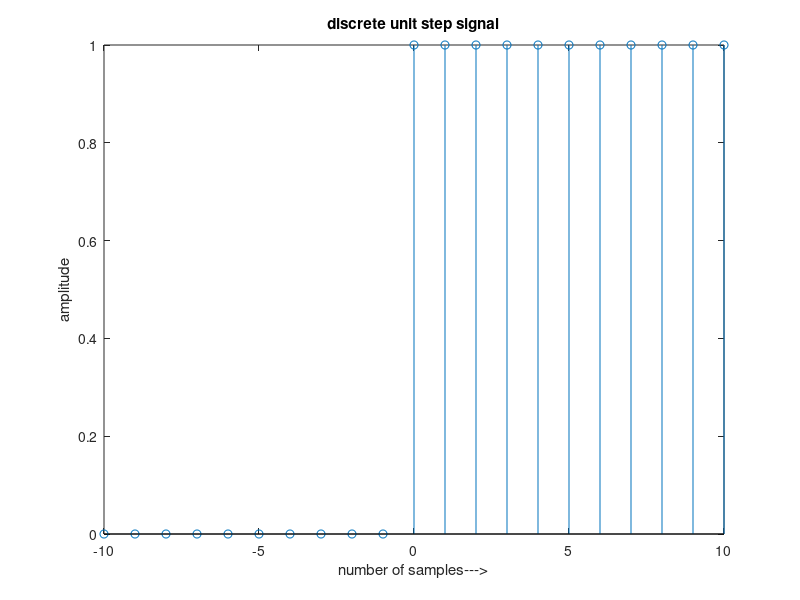

This figure's MATLAB source:
clear all;
close all;
clc;
N=10;
n=-N:1:N;
y=[zeros(1,N),ones(1,N+1)];
stem(n,y);
ylabel('amplitude');
xlabel('number of samples--->');
title('discrete unit step signal');